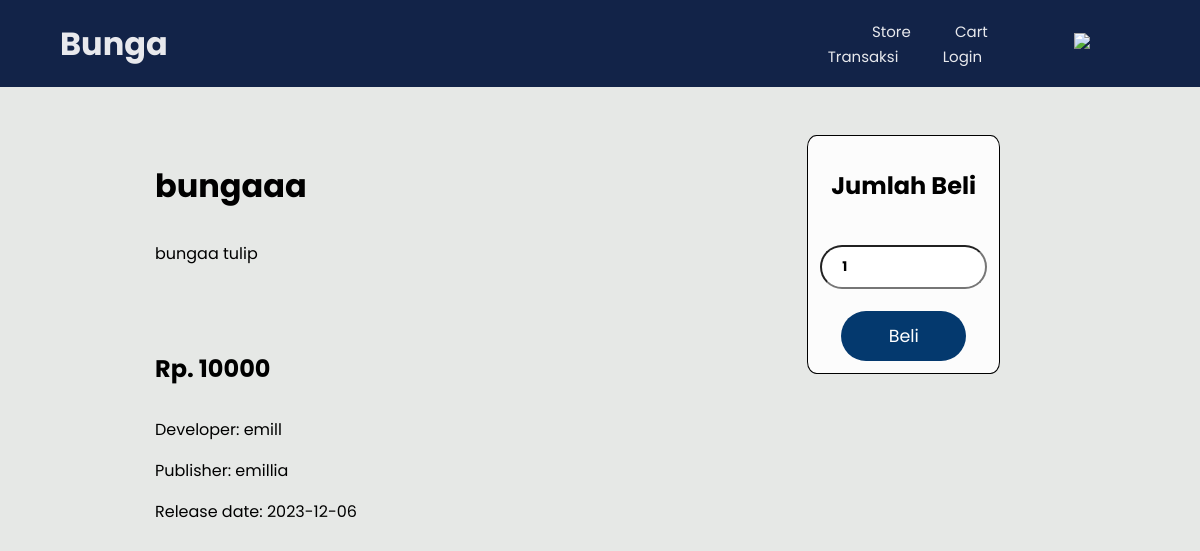
The page /toko_online/beli.php?id_game=11 on the database its author committed.
### tables this page shows
CREATE TABLE `game` (
  `id_game` int(11) NOT NULL,
  `nama_game` varchar(100) NOT NULL,
  `developer` varchar(100) NOT NULL,
  `deskripsi` text NOT NULL,
  `foto` varchar(255) NOT NULL,
  `tanggal_release` date NOT NULL,
  `publisher` varchar(100) NOT NULL,
  `harga` int(255) NOT NULL
);

### toko_online/beli.php (the view, shortened to what this page needs)
<?php
include "header.php";
include "koneksi.php";
$qry_detail_game = mysqli_query($conn, "select * from game where id_game = '" . $_GET['id_game'] . "'");
$dt_game = mysqli_fetch_array($qry_detail_game);
?>
<!DOCTYPE html>
<html lang="en">
<head>
    <link rel="stylesheet" href="style.css?v=<?php echo time(); ?>">
</head>
<body>
    <form action="masukkankeranjang.php?id_game=<?=$dt_game['id_game']?>" method="post">
        <div class="beli_container">
            <div class="nama_produk">
                <h1>
                    <?=$dt_game['nama_game']?>
                </h1>
            </div>
            <div class="row_deskripsi">
                <div class="deskripsi_produk">
                    <p>
                        <?=$dt_game['deskripsi']?>
                    </p>
                </div>
            </div>
            <div class="row_harga">
                <div class="deskripsi_harga">
                    <h2>
                        Rp.
                        <?=$dt_game['harga']?>
                    </h2>
                </div>
            </div>
            <div class="publisher_produk">
                <p>Developer:
                    <?=$dt_game['developer']?>
                </p>
                <p>Publisher:
                    <?=$dt_game['publisher']?>
                </p>
            </div>
            <div class="release_produk">
                <p>Release date:
                    <?=$dt_game['tanggal_release']?>
                </p>
            </div>
            <div class="jumlah_beli">
                <table class="tabel_jumlah_beli" cellpadding="10">
                    <tr>
                        <td>
                            <h2>Jumlah Beli</h2>
                        </td>
                    </tr>
                    <tr>
                        <td>
                            <input type="number" name="jumlah_beli" value="1" class="bar_tambah">
                        </td>
                    </tr>
                    <tr>
                        <td>
                            <input type="submit" value="Beli" id="tombol_beli">
                        </td>
                    </tr>
                </table>
            </div>
        </div>
    </form>
</body>
</html>

### toko_online/style.css (style rules this page uses)
body { padding: 0px; margin: 0px; background-color: #E6E8E6; font-family: "poppins"; }
.beli_container { margin: 75px 75px 75px 125px; }
.row_deskripsi { height: auto; display: flex; }
.deskripsi_produk { flex-basis: 55%; }
.row_deskripsi .deskripsi_produk p { margin-top: 10px; margin-bottom: 75px; }
.row_harga { height: auto; display: flex; }
.row_harga .deskripsi_harga h2 { margin-top: 10px; margin-bottom: 15px; }
.jumlah_beli { position: absolute; top: 35px; right: 200px; }
.jumlah_beli table { text-align: center; background-color: #ffffffdf; margin-left: auto; margin-right: auto; margin-top: 100px; margin-bottom: 0; border-radius: 5%; width: 25%; border: 1px solid; margin-right: 0px; margin-top: 100px; }
.tabel_jumlah_beli tr { height: 10px; }
.bar_tambah { width: 12.5em; border-radius: 50px; }
#tombol_beli { display: flex; margin: auto; width: 75%; height: 50px; padding: 10px 47.5px; background-color: #04396e; border-radius: 50px; border: none; color: white; font-family: "poppins"; font-size: 17.5px; cursor: pointer; }
#tombol_beli { cursor: pointer; transition: background-color .3s; }

### toko_online/beli.php (style rules this page uses)
input[type=number] { box-sizing: border-box; padding: 10px 20px; font-family: "poppins"; font-weight: bold; }

### rows shown on the page
game: nama_game "bungaaa", deskripsi "bungaa tulip", harga "10000", developer "emill", publisher "emillia", tanggal_release "2023-12-06"
